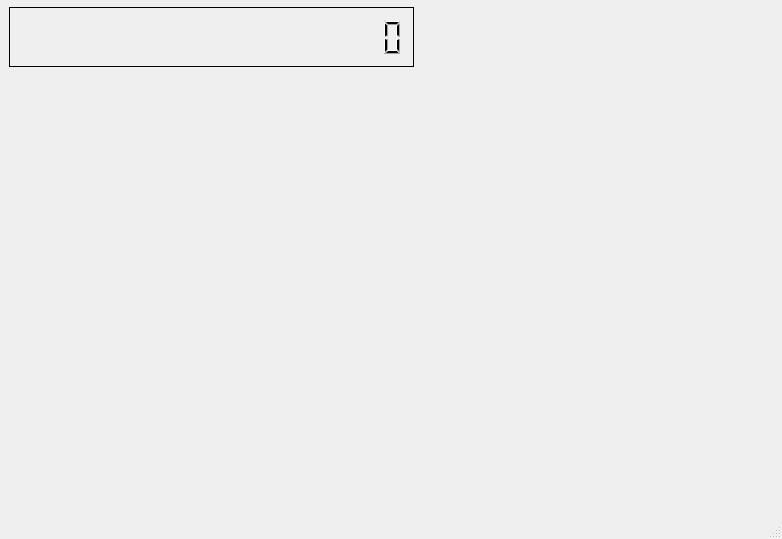
<?xml version="1.0" encoding="UTF-8"?>
<ui version="4.0">
 <class>MainWindow</class>
 <widget class="QMainWindow" name="MainWindow">
  <property name="geometry">
   <rect>
    <x>0</x>
    <y>0</y>
    <width>782</width>
    <height>539</height>
   </rect>
  </property>
  <property name="windowTitle">
   <string>MainWindow</string>
  </property>
  <widget class="QWidget" name="centralwidget">
   <widget class="QWidget" name="widget_5" native="true">
    <property name="geometry">
     <rect>
      <x>0</x>
      <y>0</y>
      <width>441</width>
      <height>291</height>
     </rect>
    </property>
    <property name="sizePolicy">
     <sizepolicy hsizetype="Fixed" vsizetype="Fixed">
      <horstretch>0</horstretch>
      <verstretch>0</verstretch>
     </sizepolicy>
    </property>
    <layout class="QVBoxLayout" name="verticalLayout_3">
     <item>
      <widget class="QWidget" name="widget_6" native="true">
       <property name="sizePolicy">
        <sizepolicy hsizetype="Fixed" vsizetype="Fixed">
         <horstretch>0</horstretch>
         <verstretch>0</verstretch>
        </sizepolicy>
       </property>
       <property name="minimumSize">
        <size>
         <width>423</width>
         <height>60</height>
        </size>
       </property>
       <property name="maximumSize">
        <size>
         <width>423</width>
         <height>60</height>
        </size>
       </property>
       <layout class="QHBoxLayout" name="horizontalLayout_2">
        <property name="leftMargin">
         <number>9</number>
        </property>
        <property name="topMargin">
         <number>0</number>
        </property>
        <property name="rightMargin">
         <number>9</number>
        </property>
        <property name="bottomMargin">
         <number>0</number>
        </property>
        <item>
         <widget class="QLCDNumber" name="lcdNumber">
          <property name="sizePolicy">
           <sizepolicy hsizetype="Minimum" vsizetype="Fixed">
            <horstretch>0</horstretch>
            <verstretch>0</verstretch>
           </sizepolicy>
          </property>
          <property name="minimumSize">
           <size>
            <width>0</width>
            <height>60</height>
           </size>
          </property>
          <property name="sizeIncrement">
           <size>
            <width>0</width>
            <height>60</height>
           </size>
          </property>
          <property name="font">
           <font>
            <family>AcadEref</family>
            <pointsize>10</pointsize>
           </font>
          </property>
          <property name="cursor">
           <cursorShape>ArrowCursor</cursorShape>
          </property>
          <property name="layoutDirection">
           <enum>Qt::LeftToRight</enum>
          </property>
          <property name="frameShape">
           <enum>QFrame::Box</enum>
          </property>
          <property name="frameShadow">
           <enum>QFrame::Plain</enum>
          </property>
          <property name="smallDecimalPoint">
           <bool>false</bool>
          </property>
          <property name="digitCount">
           <number>20</number>
          </property>
          <property name="value" stdset="0">
           <double>0.000000000000000</double>
          </property>
          <property name="intValue" stdset="0">
           <number>0</number>
          </property>
         </widget>
        </item>
       </layout>
      </widget>
     </item>
     <item>
      <widget class="QWidget" name="widget_main" native="true">
       <property name="sizePolicy">
        <sizepolicy hsizetype="Fixed" vsizetype="Fixed">
         <horstretch>0</horstretch>
         <verstretch>0</verstretch>
        </sizepolicy>
       </property>
       <property name="minimumSize">
        <size>
         <width>423</width>
         <height>204</height>
        </size>
       </property>
       <property name="maximumSize">
        <size>
         <width>423</width>
         <height>204</height>
        </size>
       </property>
       <layout class="QHBoxLayout" name="horizontalLayout_3">
        <property name="spacing">
         <number>0</number>
        </property>
        <property name="leftMargin">
         <number>0</number>
        </property>
        <property name="topMargin">
         <number>0</number>
        </property>
        <property name="rightMargin">
         <number>0</number>
        </property>
        <property name="bottomMargin">
         <number>0</number>
        </property>
       </layout>
      </widget>
     </item>
    </layout>
   </widget>
  </widget>
  <widget class="QStatusBar" name="statusBar"/>
 </widget>
 <resources/>
 <connections/>
</ui>
